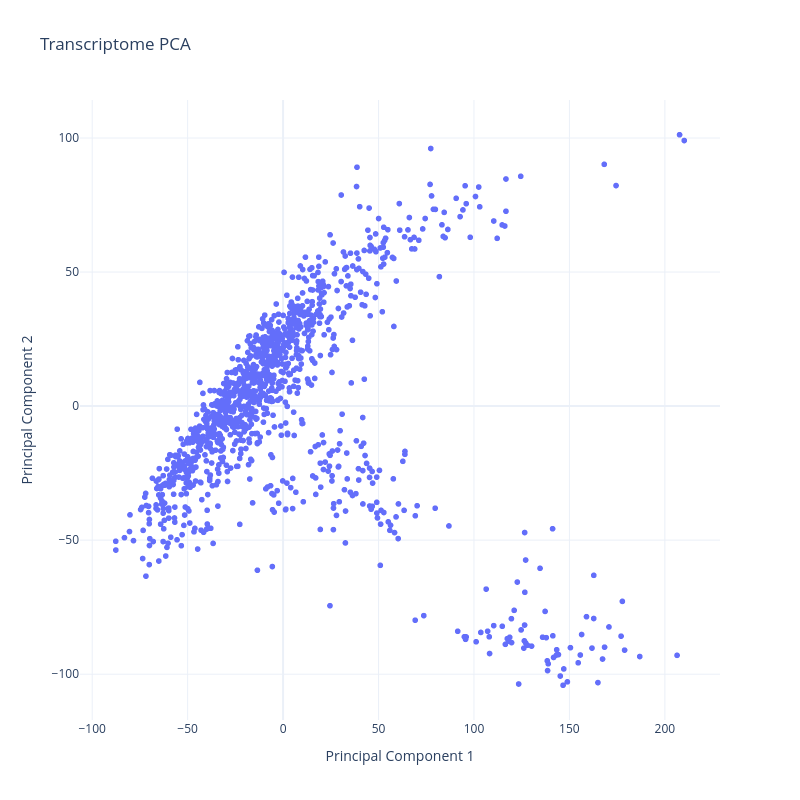

This figure's notebook cell:
### Markdown cell above
### PCA

From a practical point of view, these are the steps we are going to implement:

1. Standardize the data: The objetive of PCA is to maximize the variance. If the features (in this case >20000 gene expressions have different scales or units, it is important to standardize the data by subtracting the mean and dividing by the standard deviation. This step ensures that all features are on a similar scale and prevents dominance by features with larger variances. For that, we will use the StandardScaler of sklearn: https://scikit-learn.org/stable/modules/generated/sklearn.preprocessing.StandardScaler.html

2. Compute the covariance matrix: To understand the relationships between pairs of gene expression in the data.

3. Perform the eigen-decomposition: The covariance matrix is decomposed into its eigenvectors and eigenvalues. The eigenvectors represent the principal components, and the eigenvalues indicate the amount of variance explained by each principal component.

4. Select the principal components: The principal components are ranked based on their corresponding eigenvalues, and the top components capturing the most variance are selected. Since we will do a 2D visualization, we need the two components that explain most of the variance in gene expression across samples.

5. Project the data onto the new coordinate system: The original data is transformed by projecting it onto the selected principal components. Each data point is represented by its new coordinates in the principal component space.

Steps 2, 3, 4 and 5 could be implemented easily with numpy through linear algebra operations (if anyones wants to, you can try the exercise. If you need help, see https://stackoverflow.com/questions/58666635/implementing-pca-with-numpy) however, this is a standard procedure and already implemented in machine learning packages such as **skicit-learn** as the PCA module.

### Code cell
import pandas as pd
import plotly.express as px
from os import path
from sklearn.preprocessing import StandardScaler
from sklearn.decomposition import PCA

n_components = 2

# We load the expression data
expression_df = pd.read_csv(path.join('data', 'gene_expression.tsv.gz'),
                                                        sep="\t", header='infer', index_col=0, compression='gzip')

# We preprocess the data with standarization
scaler = StandardScaler()
data = scaler.fit_transform(expression_df.T)

# We perform the PCA
pca2D = PCA(n_components=n_components)
proj_data = pca2D.fit_transform(data)

# We can check the amount of variance explained by the two Principal components
print(pca2D.explained_variance_ratio_)

pca_df = pd.DataFrame(
    data=proj_data, 
    columns=['PC1', 'PC2'],
    index=expression_df.columns
)

# We plot the data (the first two components are the first two columns of proj_data)
fig = px.scatter(
    pca_df, 
    x='PC1', 
    y='PC2',
    title='Transcriptome PCA',
    labels={'PC1': 'Principal Component 1', 'PC2': 'Principal Component 2'},
    hover_name=pca_df.index,  # Show specimen on hover
    template="plotly_white",
    width=800,
    height=800,
)

fig.show()

### Figure 1 — Plotly figure (JSON) as saved in the notebook; plotly's stock layout.template omitted (floating-point values rounded to 4 significant figures; data arrays with more than 128 entries replaced by an {"elided": "..."} marker saying what was removed)
{"data": [{"hovertemplate": "<b>%{hovertext}</b><br><br>Principal Component 1=%{x}<br>Principal Component 2=%{y}<extra></extra>", "hovertext": {"elided": "1209 str values"}, "legendgroup": "", "marker": {"color": "#636efa", "symbol": "circle"}, "mode": "markers", "name": "", "showlegend": false, "type": "scattergl", "x": {"elided": "1209 float values"}, "xaxis": "x", "y": {"elided": "1209 float values"}, "yaxis": "y"}], "layout": {"height": 800, "legend": {"tracegroupgap": 0}, "title": {"text": "Transcriptome PCA"}, "width": 800, "xaxis": {"anchor": "y", "domain": [0, 1], "title": {"text": "Principal Component 1"}}, "yaxis": {"anchor": "x", "domain": [0, 1], "title": {"text": "Principal Component 2"}}}}
